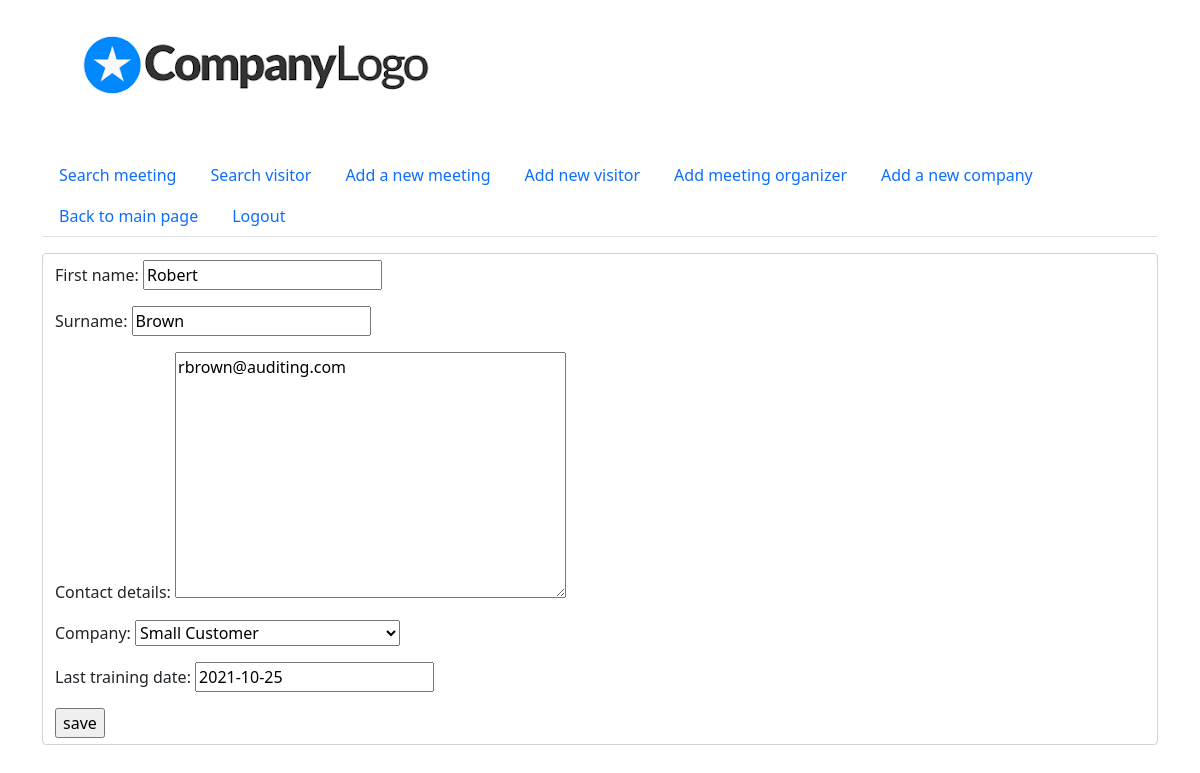
The app's page /update_visitor/3/ with its own data.
### visitors/models.py (models this page shows, shortened)
class Visitor(models.Model):
    first_name = models.CharField(max_length=64)
    surname = models.CharField(max_length=64)
    contact_details = models.TextField(null=True)
    company = models.ForeignKey(Company, on_delete=models.PROTECT)
    last_training_date = models.DateField(null=True, blank=True)
    class Meta:
        ordering = ('company__name',)

### visitors/views.py (the view)
# urls.py: path('update_visitor/<int:pk>/',v_views.UpdateVisitor.as_view(), name='update_visitor'),
class UpdateVisitor(UpdateView):
    model = Visitor
    fields = ['first_name', 'surname', 'contact_details', 'company', 'last_training_date']
    template_name_suffix = '_update_form'
    success_url = reverse_lazy('visitors_list')

### visitors/models.py (called while the page is built)
    def __str__(self):
        return self.name

### visitors/templates/visitors/visitor_update_form.html (shortened to what this page needs)
{% extends 'base.html'%}
{% block form %}
    <div class="mb-3 mt-3 form-control">
    <form action="" method="POST">
    {{ form.as_p }}
    <input type="submit" value="save">
    </form>
    </div>
{%  endblock %}

### records on screen
Visitor: first_name "Robert", surname "Brown", contact_details "rbrown@auditing.com", company "Small Customer", last_training_date "2021-10-25"
